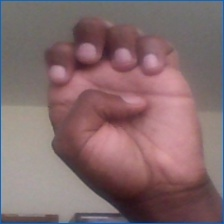
#> input picture temp/d/e1558429628712.jpg, 224 x 224 px; its folder holds only this picture in this run
$ python test.py
#> lines starting #> are read from the running program, lines starting #| are printed output that depends on the picture
import cv2
import os

home = os.path.dirname(os.path.abspath(__file__))
for root, dirs, files in os.walk(os.path.join(home,'d')):
    for file in files:
        if file.endswith('.jpg'):
                path = os.path.join(root, file)
                img = cv2.imread(os.path.join(home, path))
#> img is the input picture: shape (224, 224, 3); mean B, G, R 109.8, 107.2, 132.4
                both_img = cv2.flip(img, +1)
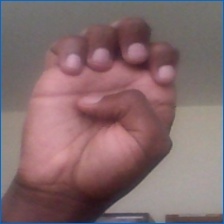
#> both_img: shape (224, 224, 3); mean B, G, R 109.8, 107.2, 132.4
                cv2.imwrite(path, both_img)

$ run again, on temp/d/e1558429752763.jpg
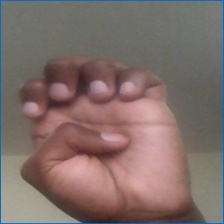
#> input picture temp/d/e1558429752763.jpg, 224 x 224 px
#> img is the input picture: shape (224, 224, 3); mean B, G, R 105.9, 110.2, 128.3
#> `both_img = cv2.flip(img, +1)`:
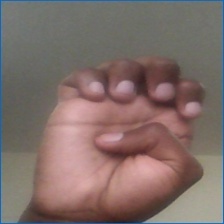
#> both_img: shape (224, 224, 3); mean B, G, R 105.9, 110.2, 128.3

$ run again, on temp/d/e1558429772081.jpg
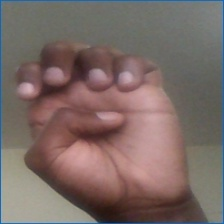
#> input picture temp/d/e1558429772081.jpg, 224 x 224 px
#> img is the input picture: shape (224, 224, 3); mean B, G, R 102.4, 106.5, 123.2
#> `both_img = cv2.flip(img, +1)`:
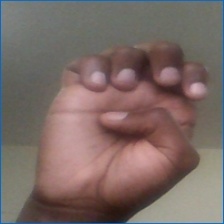
#> both_img: shape (224, 224, 3); mean B, G, R 102.4, 106.5, 123.2

$ run again, on temp/d/e1558429790434.jpg
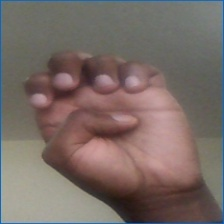
#> input picture temp/d/e1558429790434.jpg, 224 x 224 px
#> img is the input picture: shape (224, 224, 3); mean B, G, R 102.6, 107.4, 120.9
#> `both_img = cv2.flip(img, +1)`:
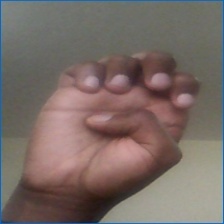
#> both_img: shape (224, 224, 3); mean B, G, R 102.6, 107.4, 120.9

$ run again, on temp/d/e1558429691246.jpg
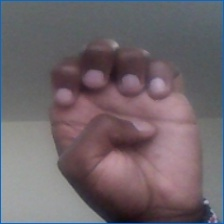
#> input picture temp/d/e1558429691246.jpg, 224 x 224 px
#> img is the input picture: shape (224, 224, 3); mean B, G, R 107, 101.3, 111.3
#> `both_img = cv2.flip(img, +1)`:
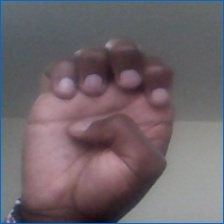
#> both_img: shape (224, 224, 3); mean B, G, R 107, 101.3, 111.3
